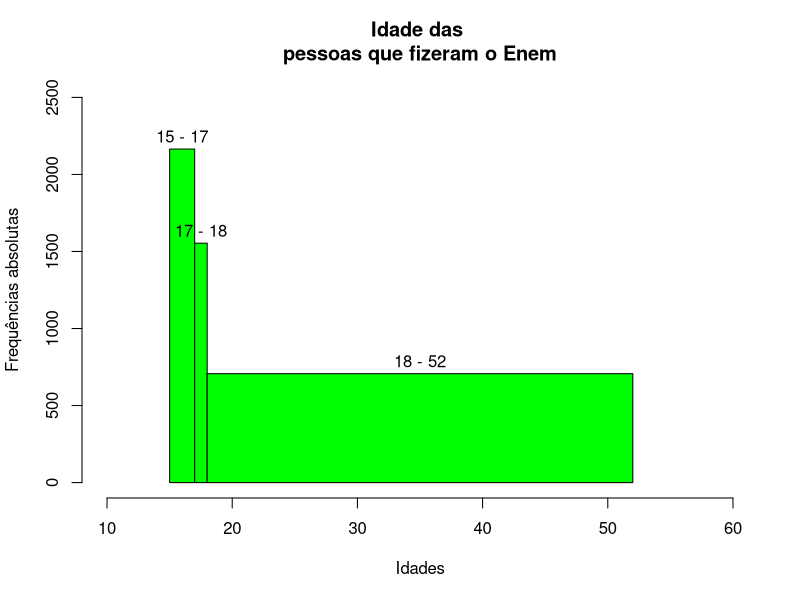
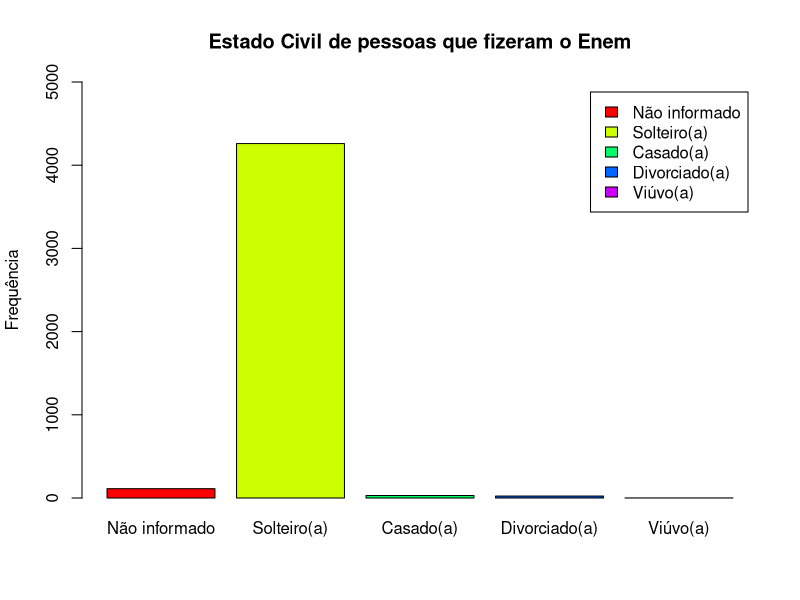

Here is the R script that generated these plots, in order:
Enem <- read.csv("ENEM-AL-2019.csv",
header=TRUE, sep =",", dec=",")

# obtendo um subconjunto do data frame(tabela) Enem de um múnicipio Maceió
maceio <- subset(Enem, Enem$NO_MUNICIPIO_RESIDENCIA == "Maceió")

# NU_IDADE e TP_ESTADO_CIVIL

idadesEnem <- c(maceio$NU_IDADE)
idadesEnem

#  Estava repetindo o valor 18(15 17 18 18 52), então resolvi usar a função unique para remover valores duplicados 
limitesclas <- unique(unname(quantile(idadesEnem))) 
limitesclas # 15 17 18 52
classes <- c("15 - 17", "17 - 18", "18 - 52")
freq <- table(cut(idadesEnem, breaks=limitesclas, right=FALSE, labels=classes))
freq


grafico_hist <-  hist(idadesEnem, breaks=limitesclas, freq=TRUE, xlab="Idades", 
ylab="Frequências absolutas", labels=classes, main="Idade das 
pessoas que fizeram o Enem", xlim=c(10, 60), ylim=c(0, 2500), col="green")


estadoCivilEnem <- c(maceio$TP_ESTADO_CIVIL)
estadoCivilEnem
freq <- table(estadoCivilEnem) 

# Não informado Solteiro(a) Casado(a) Divorciado(a) Viúvo(a)
names(freq) <- c("Não informado", "Solteiro(a)", "Casado(a)", "Divorciado(a)", "Viúvo(a)") 
freq
barplot(freq, main="Estado Civil de pessoas que fizeram o Enem", ylab="Frequência", 
ylim=c(0, 5000), col=rainbow(5), legend=TRUE)


redacaoEnem <- c(maceio$NU_NOTA_REDACAO)
notasMatematica <- c(maceio$NU_NOTA_MT)

# A função cor() calcula o coeficiente de correlação entre duas variáveis.
# O coeficiente de correlação varia entre -1 e 1.
# Quando é igual a 1, as variáveis estão perfeitamente correlacionadas positivamente
# Quando é igual a -1, as variáveis estão perfeitamente correlacionadas negativamente.
# Quando o valor é menor que 1 significa que a correlação não é perfeita
# Quando é igual a 0, não há correlação entre as variáveis.

correlacao <- cor(redacaoEnem, notasMatematica) 
correlacao # 0.5489052(a correlação não é perfeita)


# Fim
